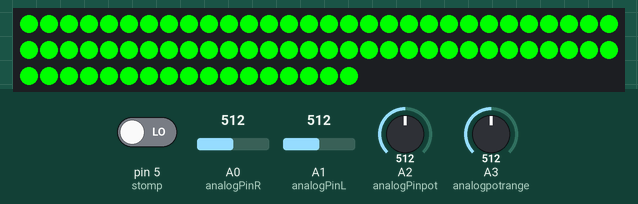
Simulated run of this sketch. Board: Arduino Uno, built with avr-gcc and run on an emulated ATmega328P. Parts: 77 RGB LEDs in strip order, left to right, continuing on the next row. Inputs (shaded band) come from the test bench; at power-on: A0 (analogPinR) = 512, pin 5 (stomp) LOW, A3 (analogpotrange) = 512, A1 (analogPinL) = 512, A2 (analogPinpot) = 512. EEPROM starts erased.

Above: at 1.2 s.
1.3 s: A0 (analogPinR) set to 30
At 2.8 s:
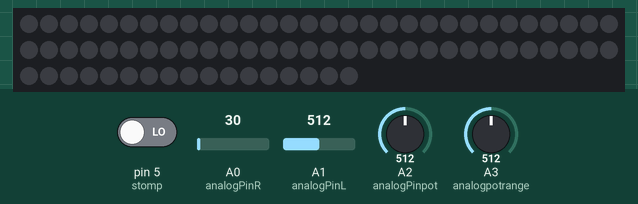
3.8 s: A0 (analogPinR) set to 306
At 4.27 s:
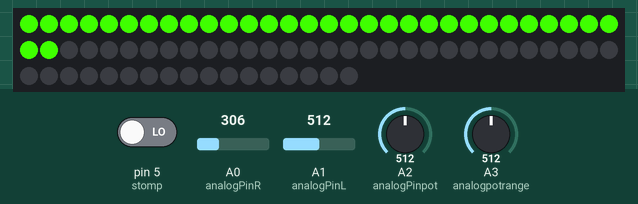
5.6 s: pin 5 (stomp) driven HIGH
At 5.79 s:
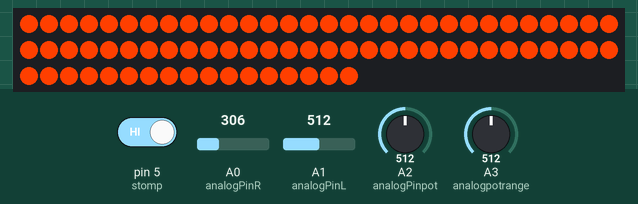
7.7 s: A3 (analogpotrange) set to 479
At 7.88 s:
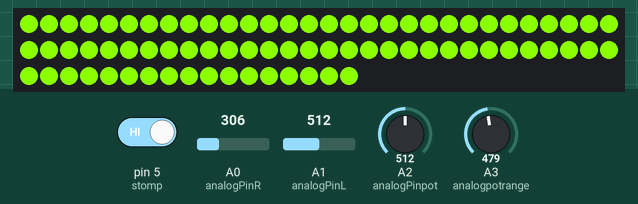
9.6 s: A0 (analogPinR) set to 500
At 9.84 s:
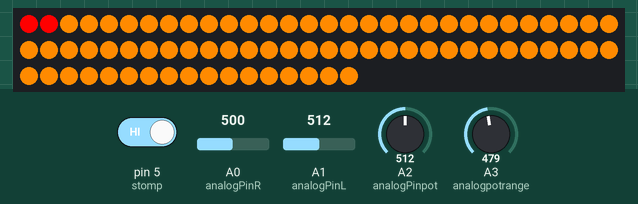
11.5 s: A3 (analogpotrange) set to 992
At 11.68 s:
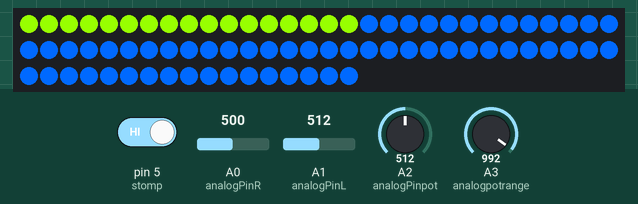

Measured:
- after the input at 1.3 s, the LEDs: first change after 0.08 s (image 1 shows a later state)
- after the input at 3.8 s, the LEDs: first change at once (image 2 shows a later state)
- after the input at 5.6 s, the LEDs: change after 0.13 s (image 3)
- after the input at 7.7 s, the LEDs: change after 0.12 s (image 4)
- after the input at 9.6 s, the LEDs: first change after 0.06 s (image 5 shows a later state)
- after the input at 11.5 s, the LEDs: change after 0.12 s (image 6)

The sketch:

a3mono_kalimba.ino
```cpp
#include <Adafruit_NeoPixel.h>
#include "EEPROM.h"
#define PIN 6
#define CNT_LIGHTS 77

// Instantiate Neopixel Strip
Adafruit_NeoPixel strip = Adafruit_NeoPixel(CNT_LIGHTS, PIN, NEO_GRB + NEO_KHZ800);

/* === Fixed settings === */

// Set pin values
int analogPinL = 1; // read from multiplexer using analog input 0
int analogPinR = 0; // read from multiplexer using analog input 0
int analogPinpot = 2;// dial for speed
int analogpotrange = 3;// dial for range
int stomp = 5;
int strobePin = 12; // strobe is attached to digital pin 2
int resetPin = 13; // reset is attached to digital pin 3

// Instantiate spectrum data arrays and variables
int spectrumValueL[7];
int spectrumValueR[7]; // to hold a2d values
int previousSpectrumValueL[7]; // to hold a2d values
int previousSpectrumValueR[7]; // to hold a2d values
int minFilter = 70; //lowest reading the MSGEQ7 should recognize 1-1000 range
float waveValue;

// Color and brightness
int useColor[3]; // Instantiate color array
int colorState = 0;
float use_brightness = 0;
int global_brightness = 255; // Sets global brightness, i.e. 64 is 1/4 brightness.
int prop[CNT_LIGHTS];
int prop_history[CNT_LIGHTS];
float pot_range = 0.0;

// Variable to test whether monomode is active
boolean monomode = 0;

//higher number refreshes slow - refreshed every nth interation
int refresh = 10;
int refresh_counter = 0;
int use_refresh = 0;
int tmp_refresh_adj = 0;

void setup()
{
  Serial.begin(9600); // print to serial monitor
  strip.begin();
  strip.show(); // Initialize all pixels to 'off'

  // Make sure EEPROM is within the accepted range (0-1)
  if (EEPROM.read(1) > 1){EEPROM.write(1,0);} // Clear EEPROM?

  // Set pin modes
  pinMode(analogPinL, INPUT);
  pinMode(analogPinR, INPUT);
  pinMode(stomp, INPUT);
  pinMode(analogPinR, INPUT);
  pinMode(strobePin, OUTPUT);
  pinMode(resetPin, OUTPUT);

  digitalWrite(resetPin, LOW);
  digitalWrite(strobePin, HIGH);

  // If stomp is being pressed during setup, set monomode to True
  if (digitalRead(stomp) == HIGH){
    if (EEPROM.read(1) == 0){
      EEPROM.write(1,1);
    }else if (EEPROM.read(1) == 1) {
      EEPROM.write(1,0);
    }
  }

  // Set monomode based on the EEPROM state
  monomode = EEPROM.read(1);
}

void loop()
{
  // If stomp button is pressed, change colorState
  if (digitalRead(stomp) == HIGH){
    delay(100);
    if(colorState < 2){colorState++;}
    else if(colorState == 2){colorState=0;}
  }

  // Reset the MSGEQ7 chip
  digitalWrite(resetPin, HIGH);
  digitalWrite(resetPin, LOW);

  int spectrum_totalL = 0;
  int spectrum_totalR = 0;
  int k,i; // Looping variables
  float pot_value = 0.0;

  int left_end_point = 0;
  int left_start_point = ((CNT_LIGHTS/2)-1);
  int right_start_point = 0;//((CNT_LIGHTS/2));
  int right_end_point = (CNT_LIGHTS-1);
  int spectrum_counts = 0;

  //get readings from chip, sum freq values
  for (i = 0; i < 7; i++)
  {
    spectrum_counts++;
    previousSpectrumValueL[i] = spectrumValueL[i];
    previousSpectrumValueR[i] = spectrumValueR[i];
    digitalWrite(strobePin, LOW);
    delayMicroseconds(30); // to allow the output to settle

    spectrumValueL[i] = analogRead(analogPinL);
    spectrumValueR[i] = analogRead(analogPinR);

    spectrum_totalL += spectrumValueL[i];
    spectrum_totalR += spectrumValueR[i];

    // If a drumbeat is detected, increase the refresh value temporarily
    if( spectrumValueL[i] > 400 && i <=1)
          tmp_refresh_adj+= 23;
    if( spectrumValueR[i] > 400 && i <=1)
          tmp_refresh_adj+= 23;

    // strobe to the next frequency
    digitalWrite(strobePin, HIGH);

  }//for i

  if (monomode == 1){
    spectrum_totalL = spectrum_totalR;
  } else if (monomode == 0){
    spectrum_totalL = spectrum_totalL;
  }

  use_refresh = refresh;
  use_brightness = global_brightness;

  //for use of dial
  pot_value = analogRead(analogPinpot);
  pot_range = analogRead(analogpotrange);
  if(pot_value < 1000) {
    if (pot_value > 20){
      use_refresh = pot_value / 50;
    } else {
     use_refresh = 0;
    }
  }

  if(tmp_refresh_adj < 0) { tmp_refresh_adj = 0; }
  if(tmp_refresh_adj > 200) { tmp_refresh_adj = 200; }

  refresh_counter++;

  if(refresh_counter >= (use_refresh - round(tmp_refresh_adj * .1))) {

    //reset the counter
    refresh_counter = 0;
    tmp_refresh_adj-= 1;

    //save the history - RIGHT SIDE
    for (k = right_start_point; k <= right_end_point; k++) {
      prop_history[k] = prop[k-1];
    }//for

    for (k = right_start_point; k <= right_end_point; k++) {
      prop[k] = prop_history[k];
    }//for


    //save the history - LEFT SIDE
    /*for (k = left_start_point; k >= left_end_point; k--)
    {
      prop_history[k] = prop[k+1];
    }//for

    for (k = left_start_point; k >= left_end_point; k--)
    {
      prop[k] = prop_history[k];
    }//for*/

    //current;
    prop[right_start_point] = spectrum_totalR;
    //prop[left_start_point] = spectrum_totalL;

    for (k = 0; k < CNT_LIGHTS; k++) {
      int num;
      num = prop[k];
      if(num >= 0) {
        getColor(num);
        strip.setPixelColor( k, useColor[0], useColor[1], useColor[2]);
      }//if
    }//for


  }//if refresh

  strip.show();
}

void getColor(int num)
{
  int r,g,b;

  if(num < 500) {

    if(colorState == 0) {

      useColor[0] = 0;
      useColor[1] = 0;
      useColor[2] = 0;

    }

  } else {
    getRGB(getWaveLength(num));
  }

}

float getWaveLength(int num)
{
  float minVal = 500;
  float maxVal = 4700;
  float minWave = 350;
  float maxWave = 650;
  maxVal = pot_range * 5;
  minVal = pot_range / 2;
  if(num>maxVal)
    maxVal = num;

  return ((num - minVal) / (maxVal-minVal) * (maxWave - minWave)) + minWave;

}

void getRGB(float waveValue)
{

  float rz = 0, gz = 0, bz = 0;
  int r,g,b;

  // If wave value is within a certain range, set color value (0.0 - 1.0)
  if(waveValue >380 && waveValue <=439) {
    rz = (waveValue-440)/(440-380);
    gz = 0;
    bz = 1;
  }

  if(waveValue >=440 && waveValue <=489) {
    rz = 0;
    gz = (waveValue-440)/(490-440);
    bz = 1;
  }

  if(waveValue >=490 && waveValue <=509) {
    rz = 0;
    gz = 1;
    bz = (waveValue-510)/(510-490);
  }

  if(waveValue >=510 && waveValue <=579) {
    rz = (waveValue-510)/(580-510);
    gz = 1;
    bz = 0;
  }

  if(waveValue >=580 && waveValue <=644) {
    rz = 1;
    gz = (waveValue-645)/(645-580);
    bz = 0;
  }

  if(waveValue >=645 && waveValue <=780) {
    rz = 1;
    gz = 0;
    bz = 0;
  }

  // Convert RGB decimal value to 0-254 value
  r = rz * 255;
  b = bz * 255;
  g = gz * 255;

  // Shift RGB values based on colorState
  if(colorState == 0){
    useColor[0] = g;
    useColor[1] = r;
    useColor[2] = b;
  }
  if(colorState == 1){
    useColor[0] = r;
    useColor[1] = g;
    useColor[2] = b;
  }
  if(colorState == 2){
    useColor[0] = b;
    useColor[1] = g;
    useColor[2] = r;
  }

}
```
